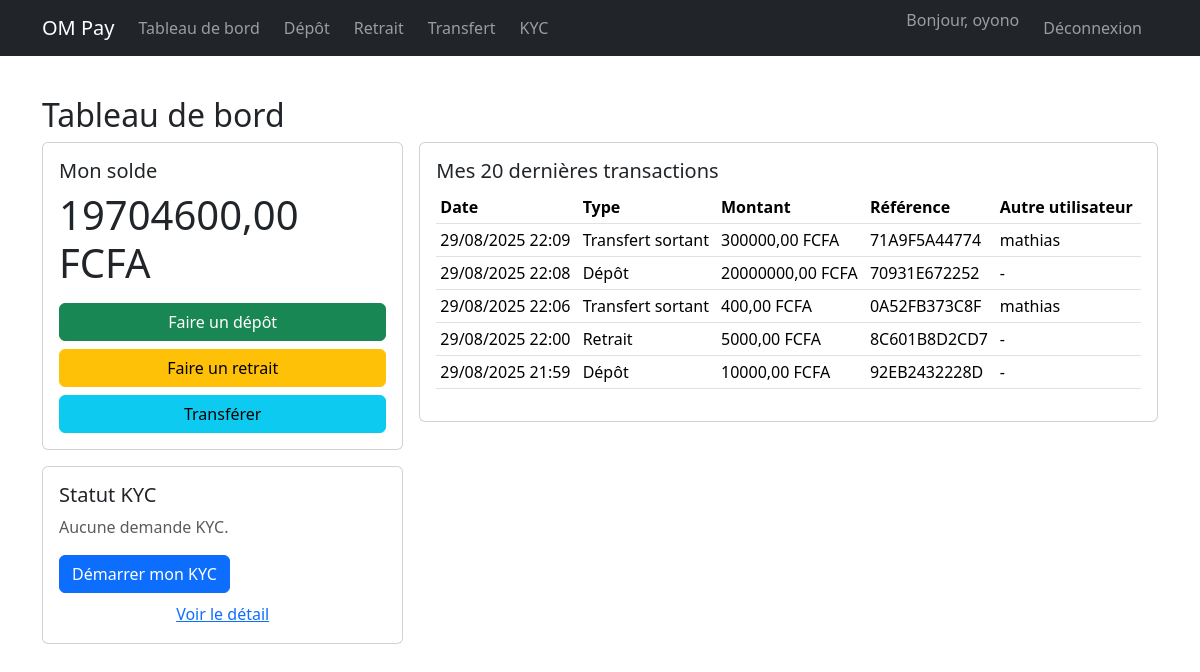
Page /payments/dashboard/ (signed in) on the committed database.
### accounts/models.py (models this page shows, shortened)
class User(AbstractUser):
    phone_number = models.CharField("Téléphone", max_length=20, blank=True, null=True)
    country = models.CharField("Pays", max_length=60, blank=True, null=True)

### payments/models.py (models this page shows, shortened)
class Wallet(models.Model):
    user = models.OneToOneField(settings.AUTH_USER_MODEL, on_delete=models.CASCADE)
    balance = models.DecimalField(max_digits=14, decimal_places=2, default=0)
    updated_at = models.DateTimeField(auto_now=True)

class Transaction(models.Model):
    DEPOSIT = "DEPOSIT"
    WITHDRAW = "WITHDRAW"
    TRANSFER_OUT = "TRANSFER_OUT"
    TRANSFER_IN = "TRANSFER_IN"
    TX_TYPES = [
        (DEPOSIT, "Dépôt"),
        (WITHDRAW, "Retrait"),
        (TRANSFER_OUT, "Transfert sortant"),
        (TRANSFER_IN, "Transfert entrant"),
    ]
    user = models.ForeignKey(settings.AUTH_USER_MODEL, on_delete=models.CASCADE, related_name="transactions")
    tx_type = models.CharField(max_length=20, choices=TX_TYPES)
    amount = models.DecimalField(max_digits=14, decimal_places=2)
    reference = models.CharField(max_length=64, blank=True)
    related_user = models.ForeignKey(
        settings.AUTH_USER_MODEL,
        on_delete=models.SET_NULL,
        null=True,
        blank=True,
        related_name="related_transactions"
    )
    created_at = models.DateTimeField(auto_now_add=True)

### payments/views.py (the view)
# urls.py: path("dashboard/", views.dashboard, name="dashboard"),
@login_required
def dashboard(request):
    wallet = Wallet.objects.filter(user=request.user).first()
    txs = Transaction.objects.filter(user=request.user).order_by("-created_at")[:20]
    kyc = KycRequest.objects.filter(user=request.user).order_by("-created_at").first()
    return render(request, "payments/dashboard.html", {"wallet": wallet, "transactions": txs, "kyc": kyc})

### templates/payments/dashboard.html
{% extends "base.html" %}
{% block content %}
<h2>Tableau de bord</h2>
<div class="row g-3">
  <div class="col-md-4">
    <div class="card">
      <div class="card-body">
        <h5>Mon solde</h5>
        <p class="display-6">{{ wallet.balance|default:"0.00" }} FCFA</p>
        <div class="d-grid gap-2">
          <a class="btn btn-success" href="{% url 'payments:deposit' %}">Faire un dépôt</a>
          <a class="btn btn-warning" href="{% url 'payments:withdraw' %}">Faire un retrait</a>
          <a class="btn btn-info" href="{% url 'payments:transfer' %}">Transférer</a>
        </div>
      </div>
    </div>
    <div class="card mt-3">
      <div class="card-body">
        <h5>Statut KYC</h5>
        {% if kyc %}
          <p><strong>{{ kyc.get_status_display }}</strong></p>
          {% if kyc.status == "REJECTED" and kyc.review_notes %}
            <p class="text-danger">Motif : {{ kyc.review_notes }}</p>
          {% endif %}
          {% if kyc.status != "PENDING" %}
            <a class="btn btn-outline-primary" href="{% url 'accounts:kyc_submit' %}">Soumettre à nouveau</a>
          {% else %}
            <span class="text-muted">En cours de traitement…</span>
          {% endif %}
        {% else %}
          <p class="text-muted">Aucune demande KYC.</p>
          <a class="btn btn-primary" href="{% url 'accounts:kyc_submit' %}">Démarrer mon KYC</a>
        {% endif %}
        <a class="btn btn-link p-0 d-block mt-2" href="{% url 'accounts:kyc_status' %}">Voir le détail</a>
      </div>
    </div>
  </div>
  <div class="col-md-8">
    <div class="card">
      <div class="card-body">
        <h5>Mes 20 dernières transactions</h5>
        <div class="table-responsive">
          <table class="table table-sm align-middle">
            <thead>
              <tr>
                <th>Date</th>
                <th>Type</th>
                <th>Montant</th>
                <th>Référence</th>
                <th>Autre utilisateur</th>
              </tr>
            </thead>
            <tbody>
              {% for t in transactions %}
              <tr>
                <td>{{ t.created_at|date:"d/m/Y H:i" }}</td>
                <td>{{ t.get_tx_type_display }}</td>
                <td>{{ t.amount }} FCFA</td>
                <td>{{ t.reference }}</td>
                <td>{% if t.related_user %}{{ t.related_user.username }}{% else %}-{% endif %}</td>
              </tr>
              {% empty %}
              <tr><td colspan="5" class="text-muted">Aucune transaction pour le moment.</td></tr>
              {% endfor %}
            </tbody>
          </table>
        </div>
      </div>
    </div>
  </div>
</div>
{% endblock %}

### templates/base.html (shortened to what this page needs)
<!doctype html>
<html lang="fr">
<head>
  <link
    href="https://cdn.jsdelivr.net/npm/bootstrap@5.3.3/dist/css/bootstrap.min.css"
    rel="stylesheet">
  <link href="/static/base.css" rel="stylesheet">
</head>
<body>
<nav class="navbar navbar-expand-lg navbar-dark bg-dark">
  <div class="container">
    <a class="navbar-brand" href="/">OM Pay</a>
    <div id="nav" class="collapse navbar-collapse">
      <ul class="navbar-nav me-auto">
        <li class="nav-item"><a class="nav-link" href="/payments/dashboard/">Tableau de bord</a></li>
        <li class="nav-item"><a class="nav-link" href="/payments/deposit/">Dépôt</a></li>
        <li class="nav-item"><a class="nav-link" href="/payments/withdraw/">Retrait</a></li>
        <li class="nav-item"><a class="nav-link" href="/payments/transfer/">Transfert</a></li>
        <li class="nav-item"><a class="nav-link" href="/accounts/kyc/">KYC</a></li>
      </ul>
      <ul class="navbar-nav">
        {% if request.user.is_authenticated %}
        <li class="nav-item"><span class="navbar-text me-3">Bonjour, {{ request.user.username }}</span></li>
        <li class="nav-item"><a class="nav-link" href="/logout/">Déconnexion</a></li>
        {% else %}
        <li class="nav-item"><a class="nav-link" href="/login/">Connexion</a></li>
        {% endif %}
      </ul>
    </div>
  </div>
</nav>
<main class="container my-4">
  {% block content %}{% endblock %}
</main>
</body>
</html>

### static/base.css (style rules this page uses)
body { font-family: system-ui, sans-serif; margin: 0; }
nav a { color: #fff; text-decoration: none; margin-right: 8px; }
main { padding: 16px; }

### rows in the picture
User: user.username "oyono"
Wallet: balance "19704600,00"
Transaction: created_at "29/08/2025 22:09", tx_type "Transfert sortant", amount "300000,00", reference "71A9F5A44774", related_user.username "mathias"
Transaction: created_at "29/08/2025 22:08", tx_type "Dépôt", amount "20000000,00", reference "70931E672252"
Transaction: created_at "29/08/2025 22:06", tx_type "Transfert sortant", amount "400,00", reference "0A52FB373C8F", related_user.username "mathias"
Transaction: created_at "29/08/2025 22:00", tx_type "Retrait", amount "5000,00", reference "8C601B8D2CD7"
Transaction: created_at "29/08/2025 21:59", tx_type "Dépôt", amount "10000,00", reference "92EB2432228D"
